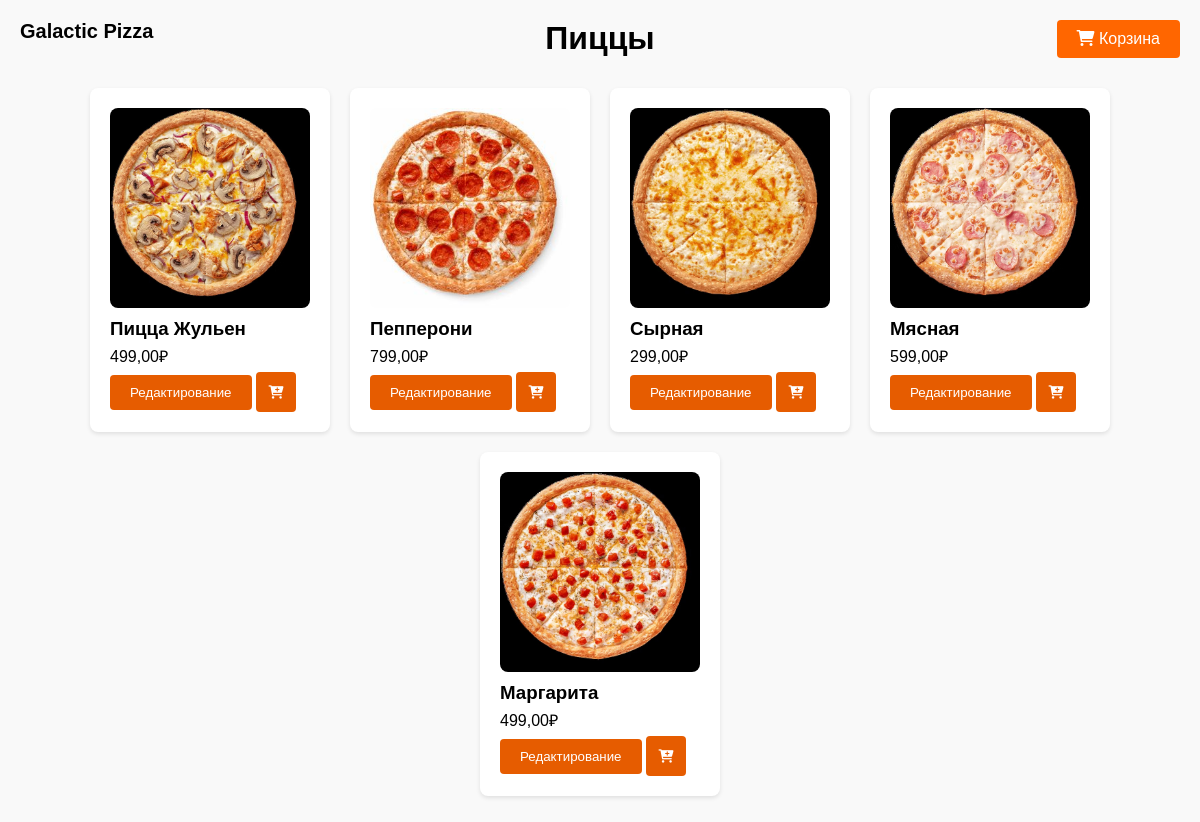
The app's page /pizza/ with its own data.
### main/models.py (models this page shows, shortened)
class Pizza(models.Model):
    name = models.CharField(max_length=100, verbose_name='Название')
    image = models.ImageField(upload_to='pizza_images', verbose_name='Изображение')
    price = models.DecimalField(max_digits=6, decimal_places=2, verbose_name='Цена')
    description = models.TextField(verbose_name='Описание', default='Описание пиццы')
    ingredients = models.ManyToManyField('Ingredient', blank=True, verbose_name='Ингредиенты')
    class Meta:
        verbose_name = 'Пицца'
        verbose_name_plural = 'Пиццы'

### main/views.py (the view)
# urls.py: path('pizza/', views.pizza_list, name='pizza_list'),
def pizza_list(request):
    pizzas = Pizza.objects.all()
    ingredients = Ingredient.objects.all()
    return render(request, 'main/pizza.html', {'pizzas': pizzas, 'ingredients': ingredients})

### main/templates/main/pizza.html (shortened to what this page needs)
{% load static %}
<!DOCTYPE html>
<html lang="en">
<head>
    <link rel="stylesheet" href="{% static 'main/css/pizza.css' %}">
    <link rel="stylesheet" href="https://cdnjs.cloudflare.com/ajax/libs/font-awesome/6.0.0-beta3/css/all.min.css">
</head>
<body>
    <a href="/" class="pref">Galactic Pizza</a>
    <h1>Пиццы</h1>
    <ul>
        {% for pizza in pizzas %}
            <li>
                <img src="{{ pizza.image.url }}" alt="{{ pizza.name }}" class="pizza-image">
                <div>
                    <h3>{{ pizza.name }}</h3>
                    <p>{{ pizza.price }}₽</p>
                    <button class="edit-btn" data-id="{{ pizza.id }}" data-name="{{ pizza.name }}" data-price="{{ pizza.price }}" data-image="{{ pizza.image.url }}" data-description="Наша пицца {{ pizza.name }} — это великолепное сочетание лучших ингредиентов. Тонкое хрустящее тесто, сочные томаты, свежий базилик, и расплавленный сыр создают уникальный вкус, который подарит вам настоящее удовольствие. Идеально подходит для любой трапезы!">Редактирование</button>
                    <button class="add-to-cart-btn" type="button" data-id="{{ pizza.id }}">
                        <i class="fas fa-cart-plus"></i>
                        <span class="cart-animation"></span>
                    </button>
                </div>
            </li>
        {% endfor %}
    </ul>
    <a href="{% url 'go_to_cart' %}" class="cart-btn"><i class="fas fa-shopping-cart"></i> Корзина</a>
</body>
</html>

### main/static/main/css/pizza.css (style rules this page uses)
body { font-family: Arial, sans-serif; margin: 0; padding: 0; background-color: #f9f9f9; }
h1 { text-align: center; margin-top: 20px; }
ul { list-style-type: none; padding: 0; display: flex; flex-wrap: wrap; justify-content: center; }
li { background-color: #fff; box-shadow: 0 2px 4px rgba(0, 0, 0, 0.1); border-radius: 8px; margin: 10px; padding: 20px; width: calc(20% - 20px); max-width: 200px; }
img.pizza-image { display: block; width: 100%; height: auto; border-radius: 8px; margin-bottom: 10px; }
h3 { margin: 0; }
p { margin: 5px 0; }
button, .edit-btn { background-color: #e65c00; color: white; padding: 10px 20px; border: none; border-radius: 4px; cursor: pointer; transition: background-color 0.3s; }
.cart-btn { position: fixed; top: 20px; right: 20px; background-color: #ff6600; color: white; padding: 10px 20px; border: none; border-radius: 4px; text-decoration: none; transition: background-color 0.3s; }
.pref { position: fixed; top: 20px; left: 20px; font-size: 20px; font-weight: 900; color: #000; transition: .5s; text-decoration: none; }
.cart-animation { position: absolute; z-index: 1000; transition: transform 1s ease, opacity 1s ease; width: 50px; height: 50px; }
.edit-btn, .add-to-cart-btn { display: inline-block; vertical-align: middle; }
.add-to-cart-btn { padding: 10px 0; width: 40px; height: 40px; background-color: #e65c00; border: none; border-radius: 4px; cursor: pointer; transition: background-color 0.3s; position: relative; }
.add-to-cart-btn i { margin-right: 0; }

### records on screen
Pizza: image (picture), name "Пицца Жульен", price "499,00"
Pizza: image (picture), name "Пепперони", price "799,00"
Pizza: image (picture), name "Сырная", price "299,00"
Pizza: image (picture), name "Мясная", price "599,00"
Pizza: image (picture), name "Маргарита", price "499,00"
